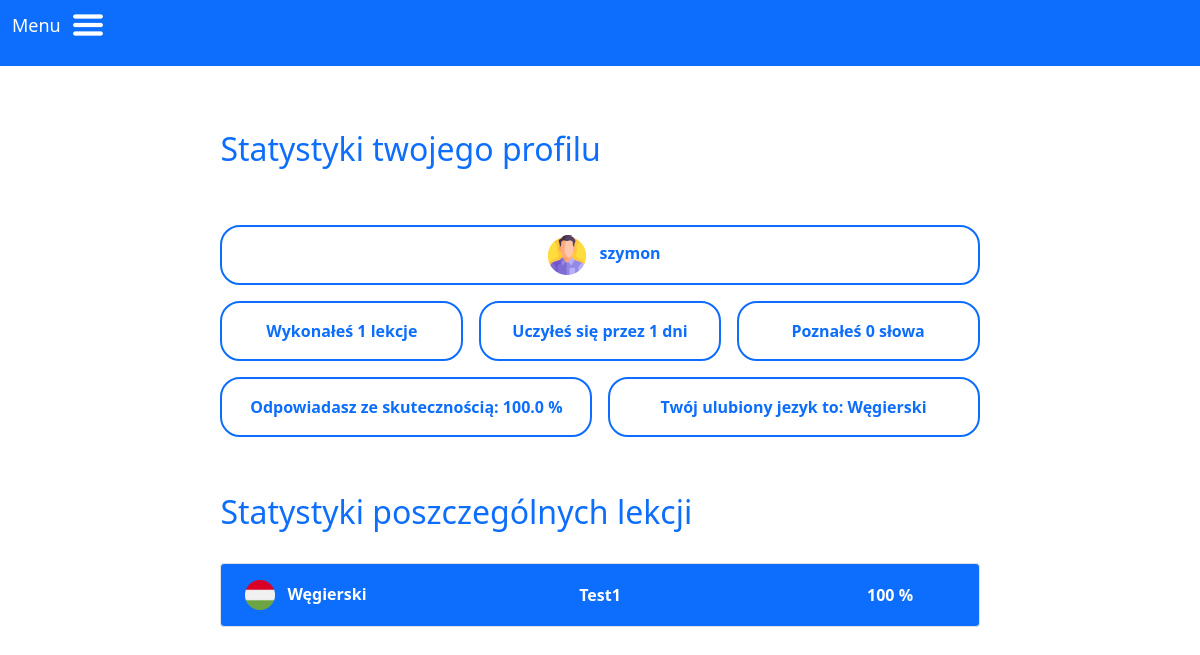
Page /stats (signed in) on the earlier database version.
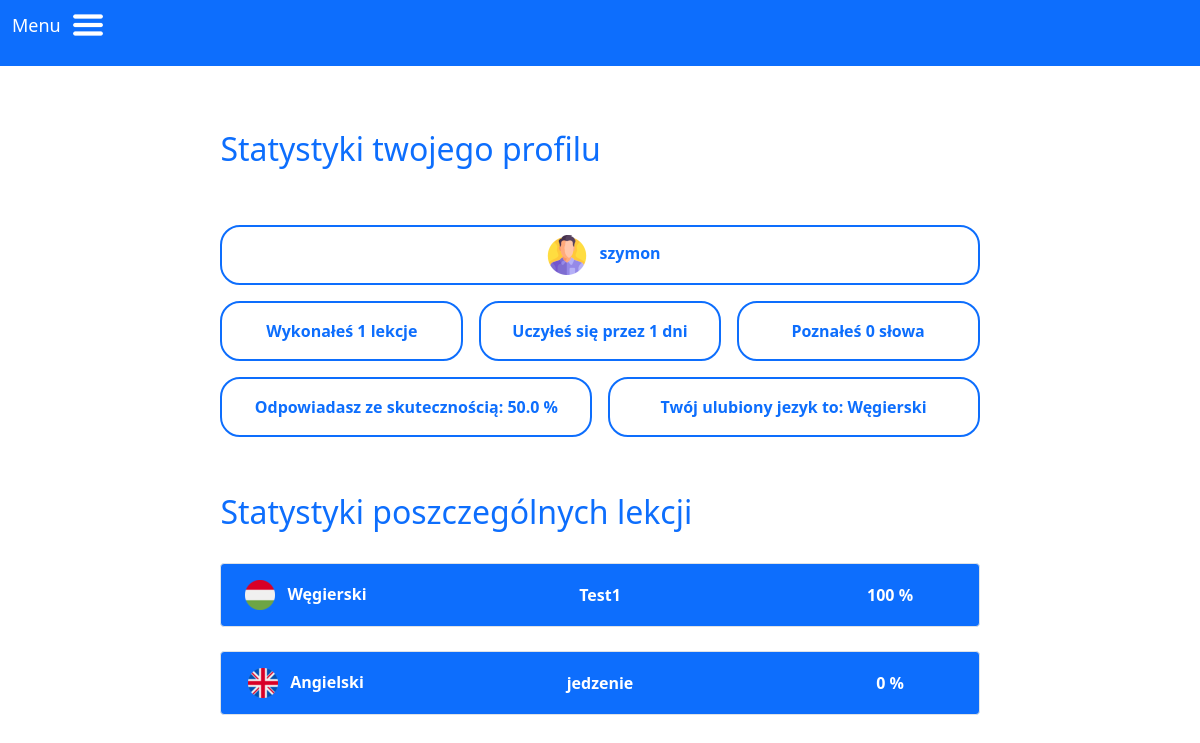
Same page on the later database version.
### swbo/models.py (models this page shows)
class groups(db.Model):
    id = db.Column("id", db.Integer, primary_key=True)
    name = db.Column(db.String(60))
    lang = db.Column(db.String(60))
    completion = db.Column(db.Integer, default=0)
    user_id = db.Column(db.Integer, db.ForeignKey("users.id"))
    card = db.relationship("cards", backref="group", lazy=True)
    lesson = db.relationship("lessons", backref="group", lazy=True)

### swbo/user/routes.py (the view)
@user.route("/stats")
def stats_page():
    if "logged_in" not in session:
        return redirect(url_for("login.login_page"))
    user_id = get_user_id(session["login"])
    users_groups = groups.query.filter_by(user_id=user_id).all()
    words = count_words(session["login"])
    lessons = count_lessons(session["login"])
    completion = count_completion(session["login"])
    lang = get_favorite_lang(session["login"])
    days = count_days(session["login"])
    return render_template("stats.html", groups=users_groups, words=words, lessons=lessons, completion=completion, lang = lang, days = days)

### swbo/user/utils.py (called while the page is built)
def get_user_id(user_login):
    return users.query.filter_by(login=user_login).first().id

def count_completion(user_login):
    user_id = get_user_id(user_login)
    user_groups = groups.query.filter_by(user_id=user_id).all()
    result = 0
    for group in user_groups:
        result += group.completion
    return round(result/len(user_groups),2)

def count_words(user_login):
    user_id = get_user_id(user_login)
    user_groups = groups.query.filter_by(user_id=user_id).all()
    result = 0
    for group in user_groups:
        words_in_group = cards.query.filter_by(group_id=group.id).all()
        known_words = int(group.completion)/100 * len(words_in_group)
        result += math.floor(known_words)
    return result

def count_lessons(user_login):
    user_id = get_user_id(user_login)
    user_groups = groups.query.filter_by(user_id=user_id).all()
    result = 0
    for group in user_groups:
        lessons_in_group = lessons.query.filter_by(group_id=group.id).all()
        result += len(lessons_in_group)
    return result

### swbo/templates/stats.html (shortened to what this page needs)
{% extends "base.html" %}
{% block content %}
<h2 class="text-primary py-5 stats-header">Statystyki twojego profilu</h2>
<div class="stats">
    <div class="border border-2 border-primary  my-2 px-3 py-2 user misc-stats mx-auto w-100">
        <img src="{{url_for('static', filename='images/user_icon.png')}}" class="lang-icon px-2"/>
        {{session["login"]}}
    </div>
    <div class="d-flex flex-row justify-content-between">
        <div class="border border-2 border-primary  my-2 p-3 completion misc-stats">
            Wykonałeś {{lessons}}
            {% if lessons < 5 %}
                lekcje
            {% else %}
                lekcji
            {% endif %}
        </div>
        <div class="border border-2 border-primary  my-2 p-3 days misc-stats">Uczyłeś się przez {{days}} dni</div>
        <div class="border border-2 border-primary  my-2 p-3 learned-words misc-stats">
            Poznałeś {{words}}
            {% if words < 6 %}
                słowa
            {% else %}
                słów
            {% endif %}
        </div>
    </div>
    <div class="d-flex flex-row justify-content-between">
        <div class="border border-2 border-primary  my-2 p-3 top-lang misc-stats">Odpowiadasz ze skutecznością: {{completion}} %</div>
        <div class="border border-2 border-primary  my-2 p-3 completion misc-stats">Twój ulubiony jezyk to: {{lang}}</div>
    </div>
    <h2 class="text-primary pt-5 pb-2">Statystyki poszczególnych lekcji</h2>
     {% if groups %}
        {% for group in groups %}
            <div class="d-flex w-100 justify-content-between border bg-primary rounded my-4 align-items-center p-3 group-stats" >
                <div class="lang">
                    <img src="{{url_for('static', filename='images/languages_mini/' + group.lang + '.png')}}" class="lang-icon"/>
                    <p class="d-inline px-2">{{group.lang}}</p>
                </div>
                <div>{{group.name}}</div>
                <div>{{group.completion}} %</div>
            </div>
        {% endfor %}
    {% endif %}
</div>
{% endblock %}

Differences in the rows shown:
added groups: lang (picture), lang "Angielski", name "jedzenie", completion "0"
Other differences:
{{ completion }}: "100.0" → "50.0"
